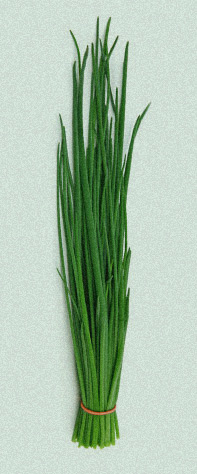
#> input picture images/chives1.jpg, 197 x 474 px
$ python histograms.py   (older library calls are emulated)
#> lines starting #> are read from the running program, lines starting #| are printed output that depends on the picture
# Make an image histogram with the distribution of pixel values.

from PIL import Image
from pylab import *

# read image to array
im = array(Image.open("images/chives1.jpg").convert('L'))
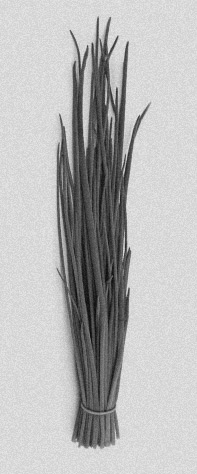
#> im: shape (474, 197); min 8, max 235, mean 184.3

# create a new figure
figure()
hist(im.flatten(),128) # image has to be flattened since hist() needs a 1 dimensional array as input.
					   # second argument defines the number of bins to use
show()
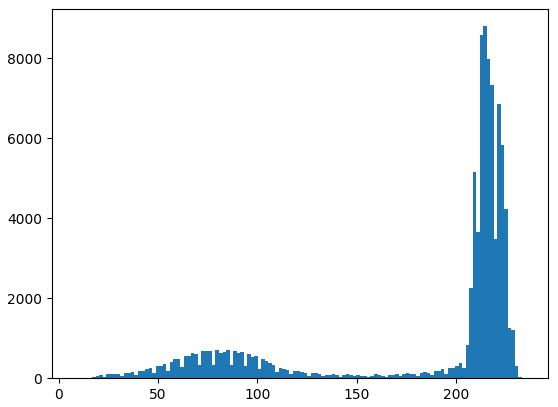
#> figure drawn by matplotlib, 1 panel; tallest bar 8795 high, from x = 213.7 to 215.5
gray()

contour(im, origin="image")
axis('equal')
axis('off')


def histeq(im, nbr_bins=256):
	# im is grayscale image
	""" Histogram equalization of a grayscale image. """
	# get image histogram
	imhist, bins = histogram(im.flatten(). nbr_bins, normed=True)
	cdf = imhist.cumsum() # cdf function
	cdf = 255 * cdf/cdf[-1] # normalize

	im2 = interp(im.flatten(), bins[:-1], cdf)

	return im2.reshape(im.shape), cdf
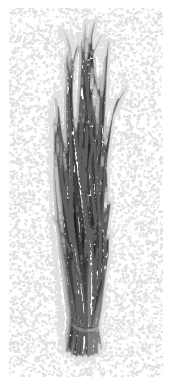
#> figure drawn by matplotlib, 1 panel

$ run again, with images/basilic1.jpg copied over images/chives1.jpg
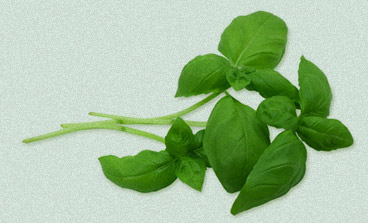
#> input picture images/basilic1.jpg, 368 x 223 px
#> `show()`:
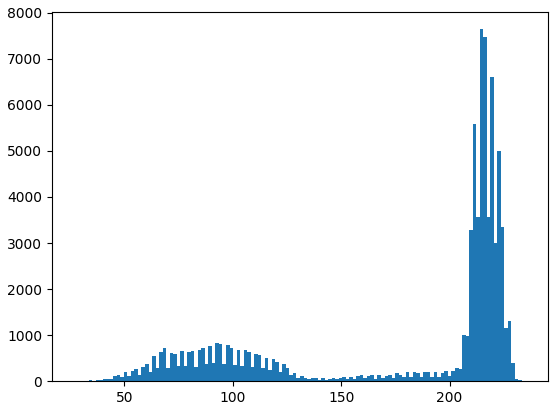
#> figure drawn by matplotlib, 1 panel; tallest bar 7642 high, from x = 213.9 to 215.5
#> `return im2.reshape(im.shape), cdf`:
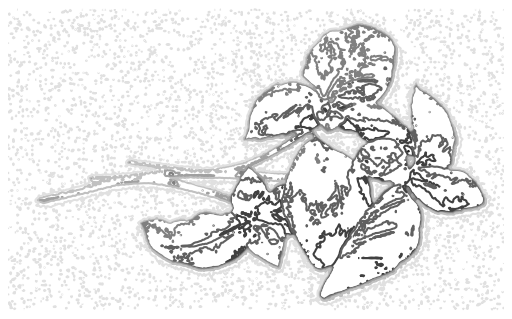
#> figure drawn by matplotlib, 1 panel

$ run again, with images/bg.jpg copied over images/chives1.jpg
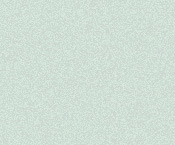
#> input picture images/bg.jpg, 175 x 145 px
#> `show()`:
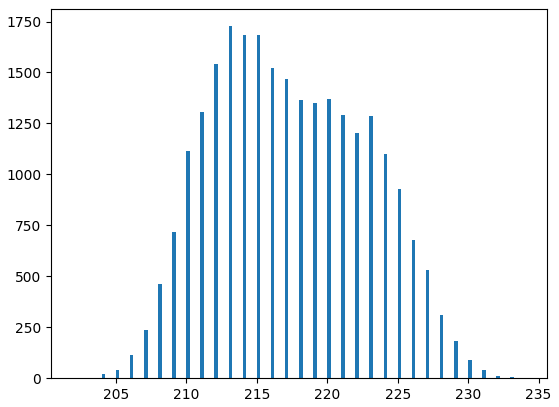
#> figure drawn by matplotlib, 1 panel; tallest bar 1727 high, from x = 213 to 213.2
#> `return im2.reshape(im.shape), cdf`:
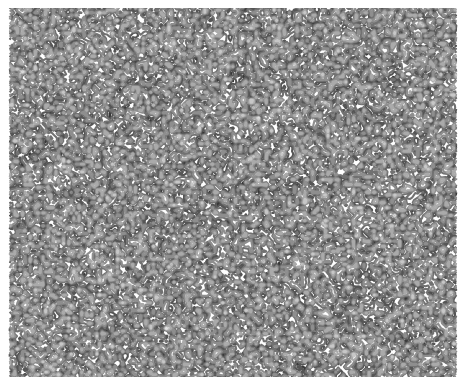
#> figure drawn by matplotlib, 1 panel

$ run again, with images/coriander1.jpg copied over images/chives1.jpg
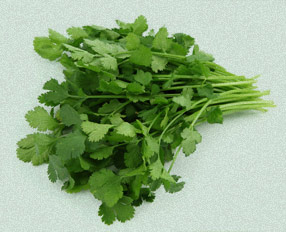
#> input picture images/coriander1.jpg, 286 x 232 px
#> `im = array(Image.open("images/chives1.jpg").convert('L'))`:
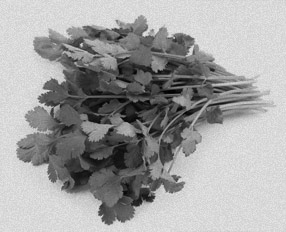
#> im: shape (232, 286); min 0, max 234, mean 162.1
#> `return im2.reshape(im.shape), cdf`:
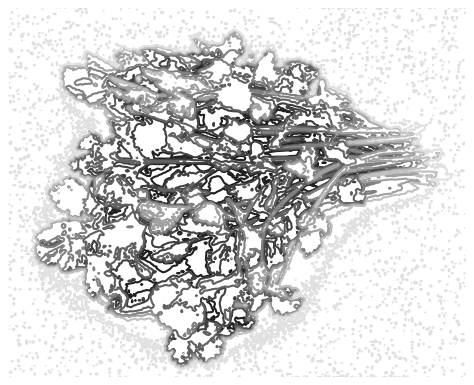
#> figure drawn by matplotlib, 1 panel
